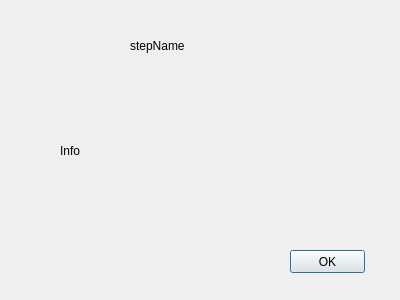
<?xml version="1.0" encoding="UTF-8"?>
<ui version="4.0">
 <class>Info</class>
 <widget class="QDialog" name="Info">
  <property name="geometry">
   <rect>
    <x>0</x>
    <y>0</y>
    <width>400</width>
    <height>300</height>
   </rect>
  </property>
  <property name="windowTitle">
   <string>Справка</string>
  </property>
  <widget class="QLabel" name="label">
   <property name="geometry">
    <rect>
     <x>130</x>
     <y>10</y>
     <width>211</width>
     <height>71</height>
    </rect>
   </property>
   <property name="text">
    <string>stepName</string>
   </property>
  </widget>
  <widget class="QLabel" name="label_2">
   <property name="geometry">
    <rect>
     <x>60</x>
     <y>70</y>
     <width>291</width>
     <height>161</height>
    </rect>
   </property>
   <property name="text">
    <string>Info</string>
   </property>
   <property name="wordWrap">
    <bool>true</bool>
   </property>
  </widget>
  <widget class="QPushButton" name="pushButton">
   <property name="geometry">
    <rect>
     <x>290</x>
     <y>250</y>
     <width>75</width>
     <height>23</height>
    </rect>
   </property>
   <property name="text">
    <string>OK</string>
   </property>
  </widget>
 </widget>
 <resources/>
 <connections/>
</ui>
